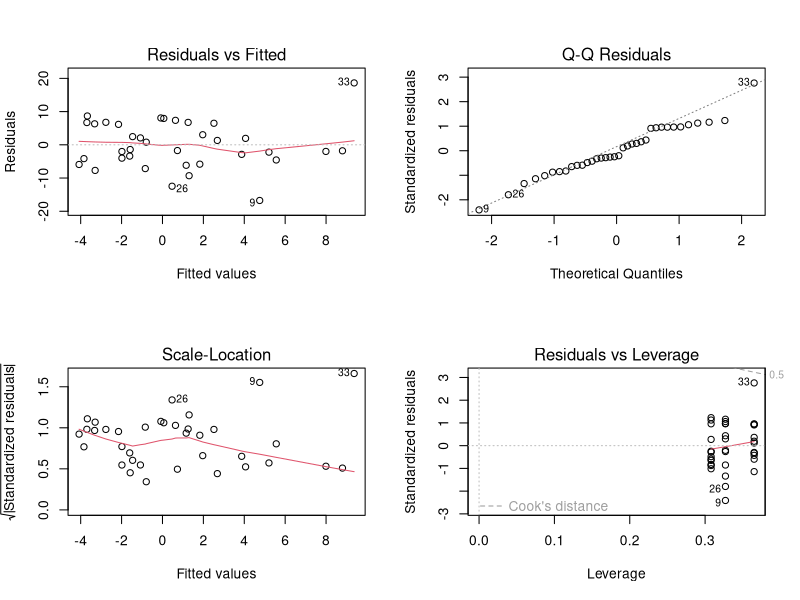
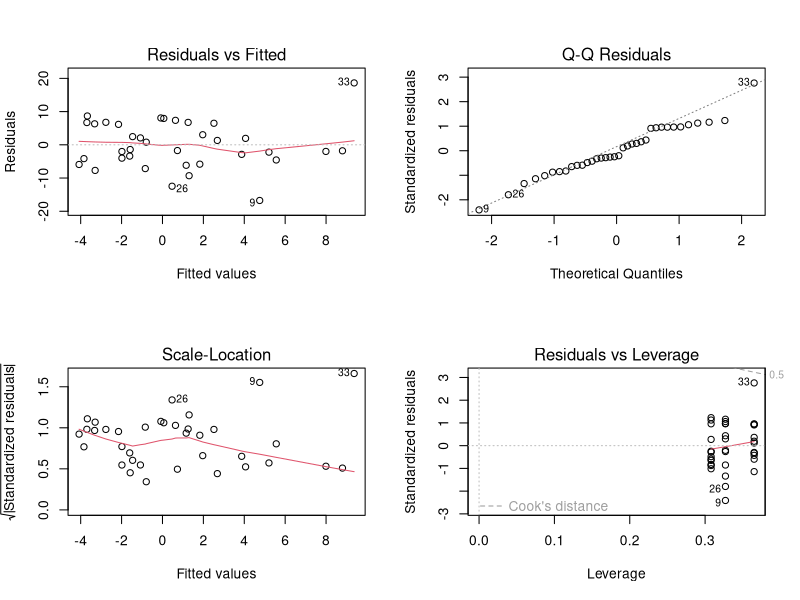
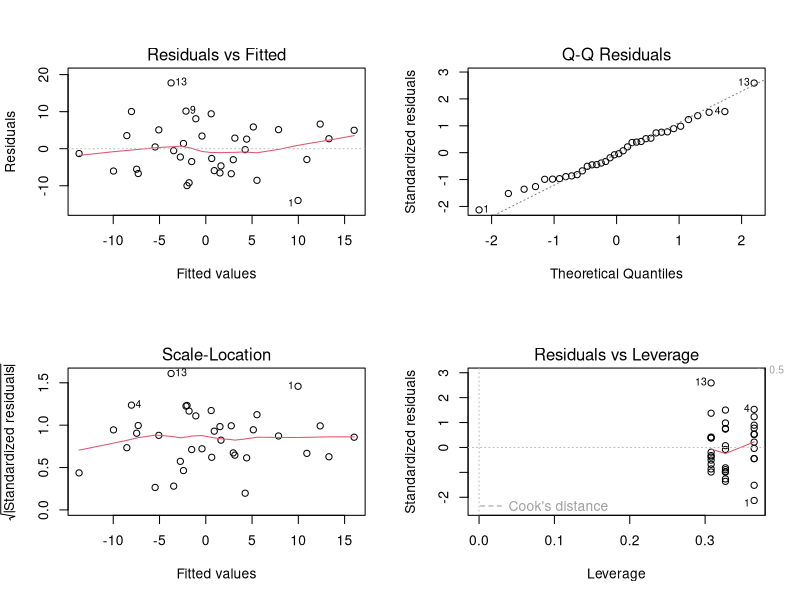
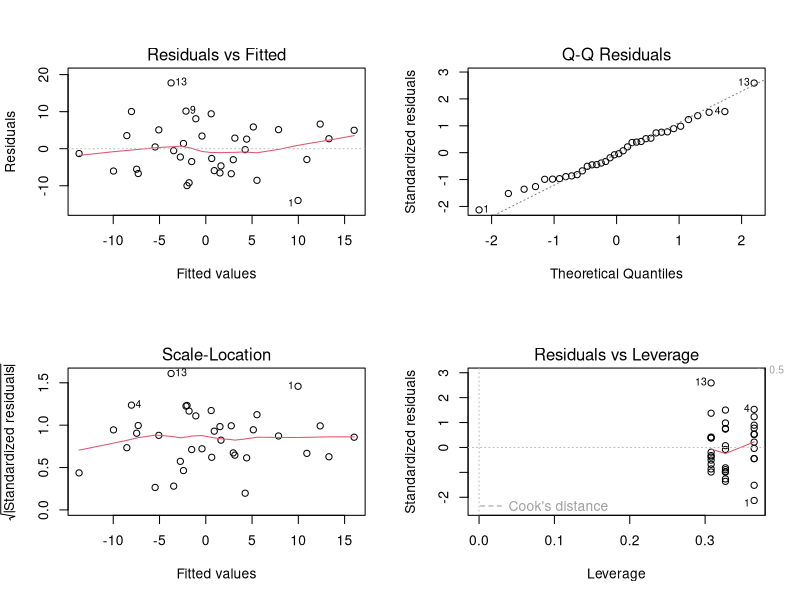
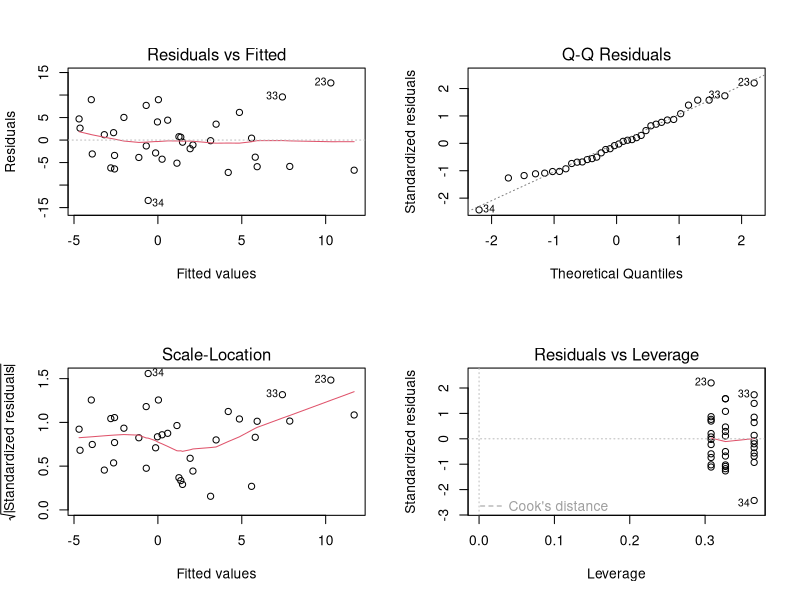
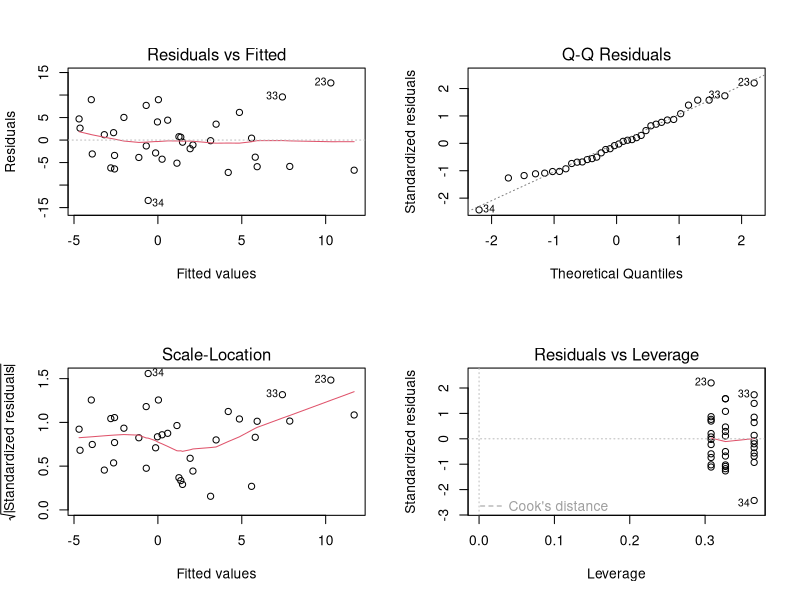
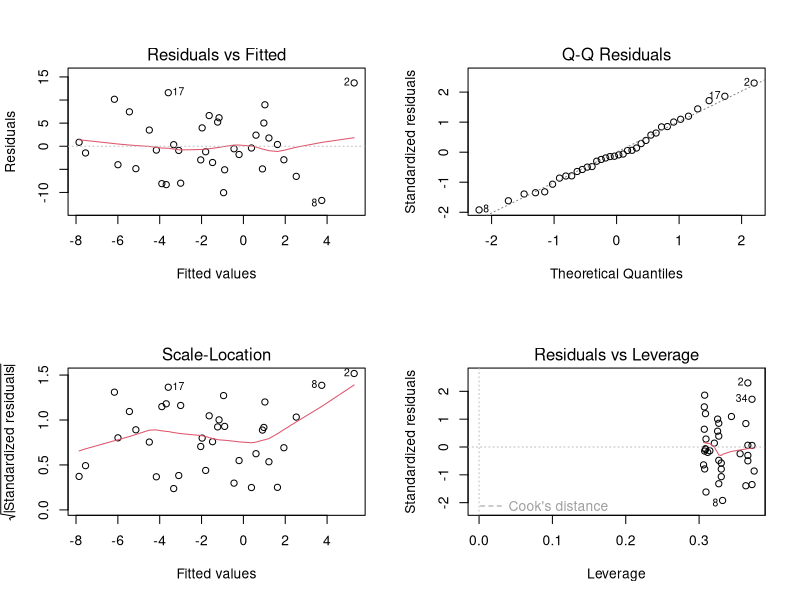
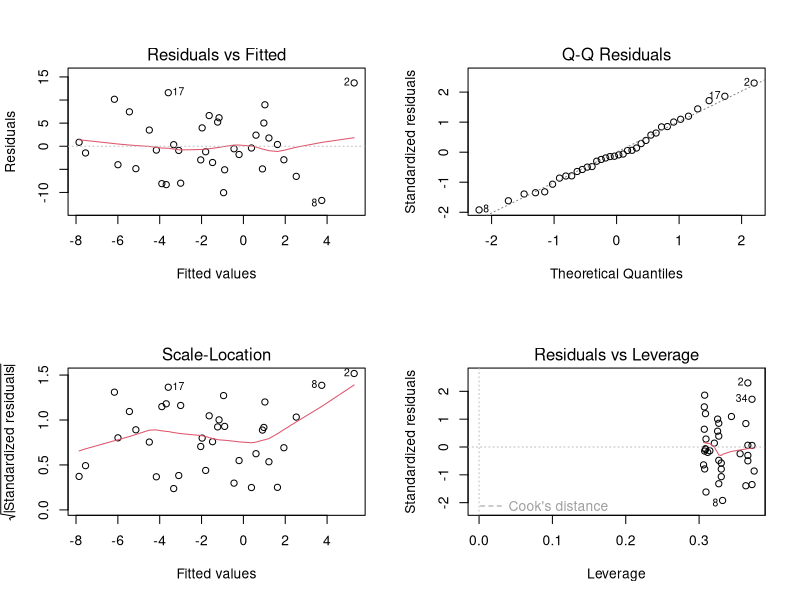

Write the R code that produced these figures, in order.
## ---- chunk 1
ppl <- 3:26
# Create the square. Each of the six treatments occuring once per row and once per column
# Randomize the order of the rows
set.seed(15679)
rows <- sample(1:6,6,replace=FALSE)
rows
# Randomize the order of the columns
set.seed(15679)
cols <- sample(1:6,6, replace=FALSE)
cols

treatments <- c("Dex", "LSD", "MDMA", "Run", "Mems", "Massage")
# Randomly assign participants to a treatment
set.seed(15679)
sample(24,replace=FALSE)
## ---- chunk 2
setwd("C:/Users/Mounika/Documents/STATS 101B")

# Latin Square 1
LS1 <- read.csv("LS1.csv", stringsAsFactors = F)

m1 <- lm(Diff ~ Name + Day + Method, data= LS1)
par(mfrow=c(2,2))
plot(m1)
anova(m1)   # Method p value 0.925

m1n <- aov(Diff ~ Name + Day + Method, data= LS1)
summary(m1n)
plot(m1n)


# Latin Square 2
LS2 <- read.csv("LS2.csv", stringsAsFactors = F)

m2 <- lm(Diff ~ Name + Day + Method, data= LS2)
par(mfrow=c(2,2))
plot(m2)
anova(m2)   # Method p value 0.01585

m2n <- aov(Diff ~ Name + Day + Method, data= LS2)
summary(m2n)
plot(m2n)


# Latin Square 3
LS3 <- read.csv("LS3.csv", stringsAsFactors = F)

m3 <- lm(Diff ~ Name + Day + Method, data= LS3)
par(mfrow=c(2,2))
plot(m3) # point 23 maybe

anova(m3)   # Method p value 0.144
m3n <- aov(Diff ~ Name + Day + Method, data= LS3)
summary(m3n)
plot(m3n)


# Latin Square 4
LS4 <- read.csv("LS4.csv", stringsAsFactors = F)

m4 <- lm(Diff ~ Name + Day + Method, data= LS4)
par(mfrow=c(2,2))
plot(m4) # point 2
anova(m4)   # Method p value 0.91

m4n <- aov(Diff ~ Name + Day + Method, data= LS4)
summary(m4n)
plot(m4n)

## ---- chunk 3
# combined data
my_data <- rbind(LS1, LS2, LS3, LS4)

# model
m5 <- lm(Diff ~ Name + Day + Method, data= my_data)
par(mfrow=c(2,2))
plot(m5)
anova(m5) # 0.00868

m5n <- aov(Diff ~ Name + Day + Method, data= my_data)
summary(m5n)
plot(m5n)

# assuring assumptions are met
nice_data <- my_data[-33,]
m6 <- lm(Diff ~ Name + Day + Method, data= nice_data)
par(mfrow=c(2,2))
plot(m6)
anova(m6)   # Method p value 0.02782

m6n <- aov(Diff ~ Name + Day + Method, data= nice_data)
summary(m6n)
plot(m6n)
## ---- chunk 4
confints <- TukeyHSD(m6n, which="Method")
confints
plot(confints)

par(mfrow=c(2,2))
boxplot(LS1$Diff~LS2$Method, main= "Latin Square 1", xlab= "Method", ylab="Difference")
boxplot(LS2$Diff~LS2$Method, main= "Latin Square 2", xlab= "Method", ylab="Difference")
boxplot(LS3$Diff~LS2$Method, main= "Latin Square 3", xlab= "Method", ylab="Difference")
boxplot(LS4$Diff~LS2$Method, main= "Latin Square 4", xlab= "Method", ylab="Difference")

par(mfrow=c(1,1))
boxplot(nice_data$Diff~nice_data$Method, main= "Combined Data", xlab= "Method", ylab="Difference")
